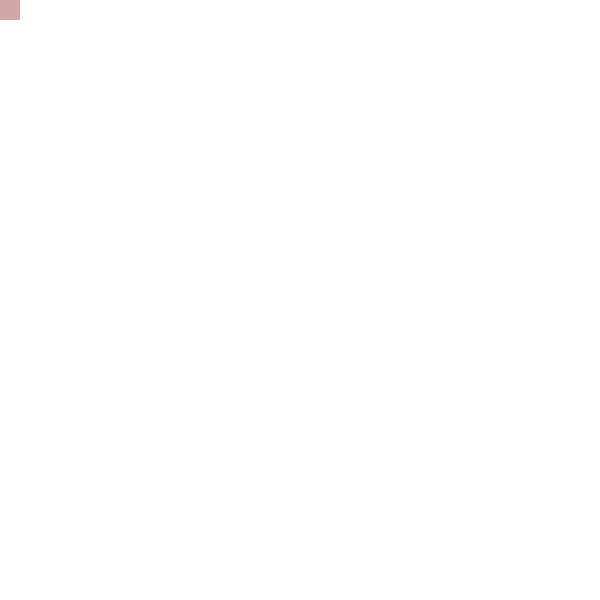
Frame 1 (no input)
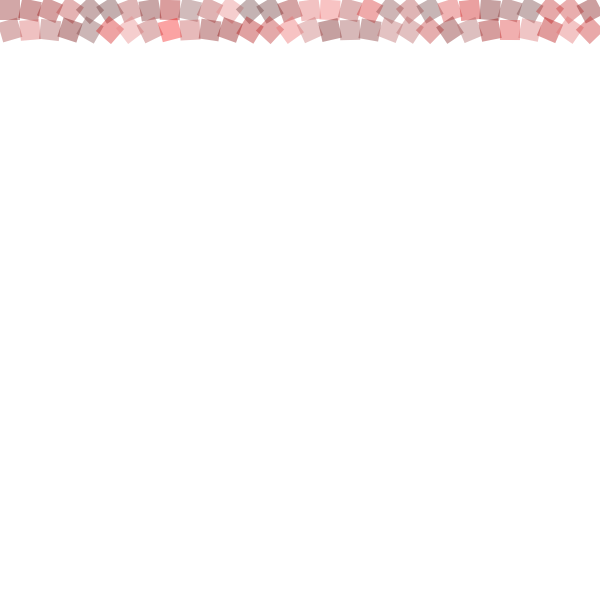
Frame 60 (the mouse pressed at the canvas centre just before this capture)
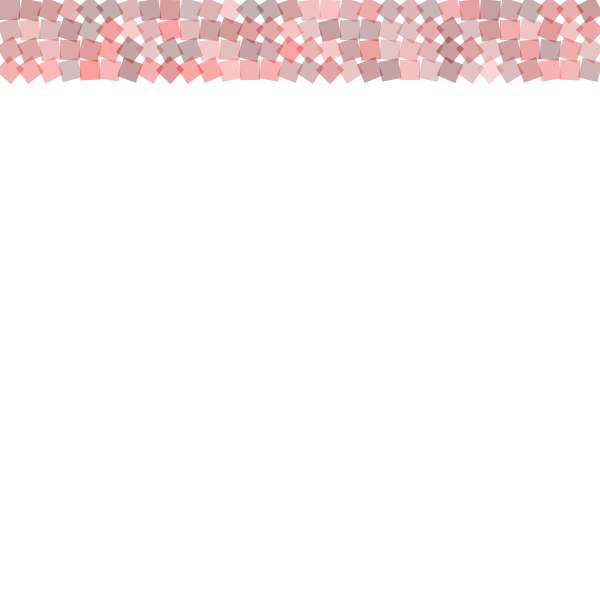
Frame 120 (the mouse held since frame 60 and released just before this capture)

The Processing sketch that drew these frames (run headless with seeded random() and noise(); from frame 60 on, the mouse is pressed at the canvas centre):

// Processing sketch: Basics_07_Translations
// ── Basics_07_Translations.pde
/*
HKB Creative Coding
Einführung
Michael Flueckiger
*/


//vars
int rectsize=20;

int posX=rectsize/2;
int posY=rectsize/2;
float angle=0;

void setup() {
  size(600, 600);
  background(255);
  colorMode(HSB);
  rectMode(CENTER);
  noStroke();
  
}

void draw(){
 pushMatrix();
    translate(posX,posY);
    rotate(angle);
    fill(255, random(100,255), random(100,255), 100);
    rect(0, 0, rectsize, rectsize);
    posX+=rectsize;
    if (posX>width) {
      posX=rectsize/2;
      posY+=rectsize;
    }
    popMatrix();
    angle+=0.2;
}
